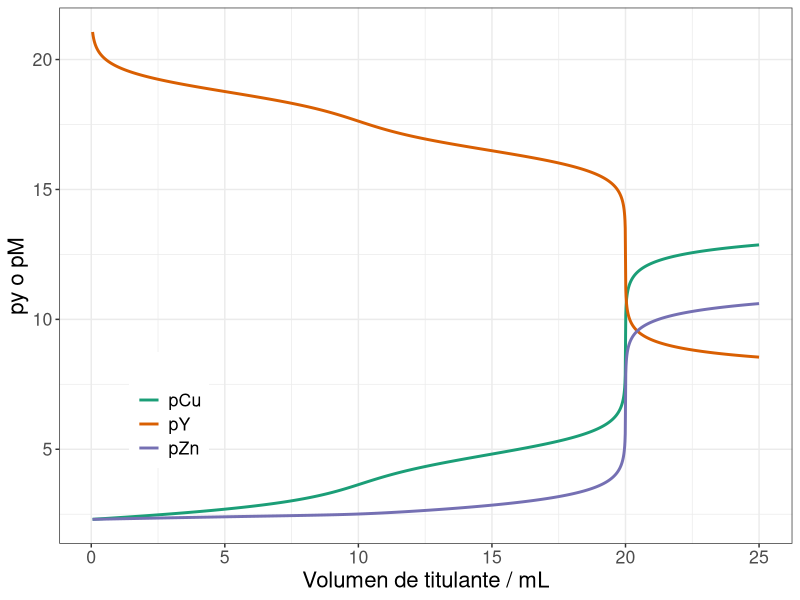
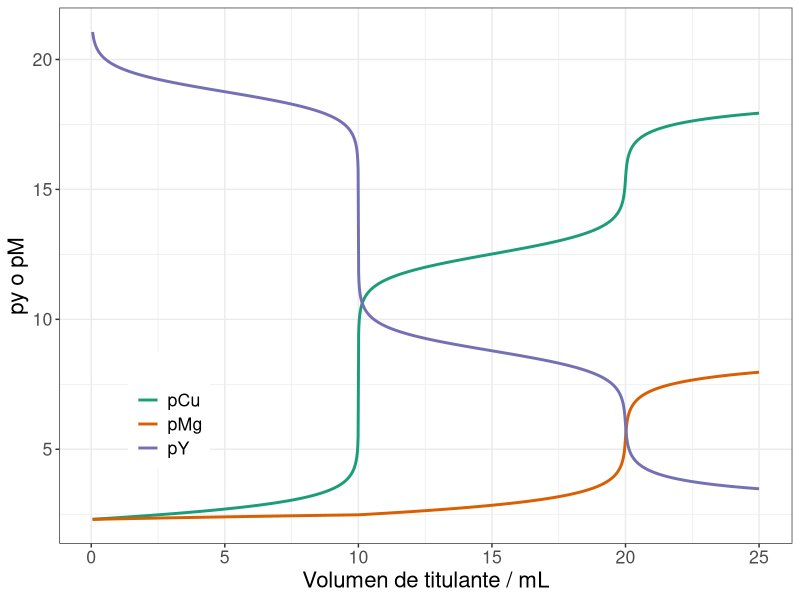
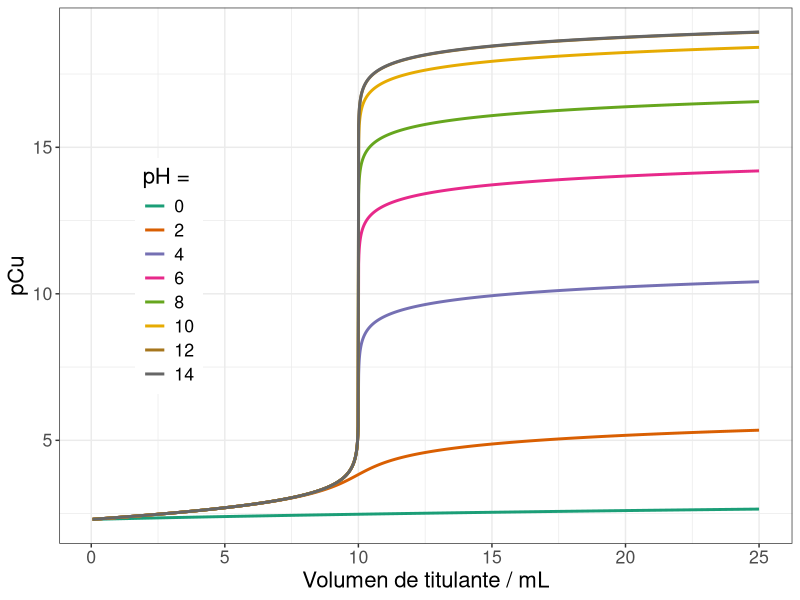
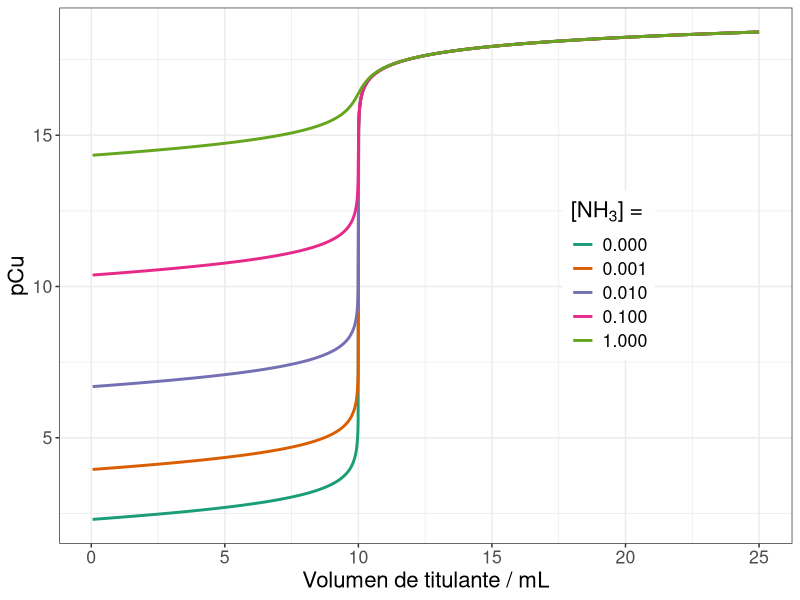
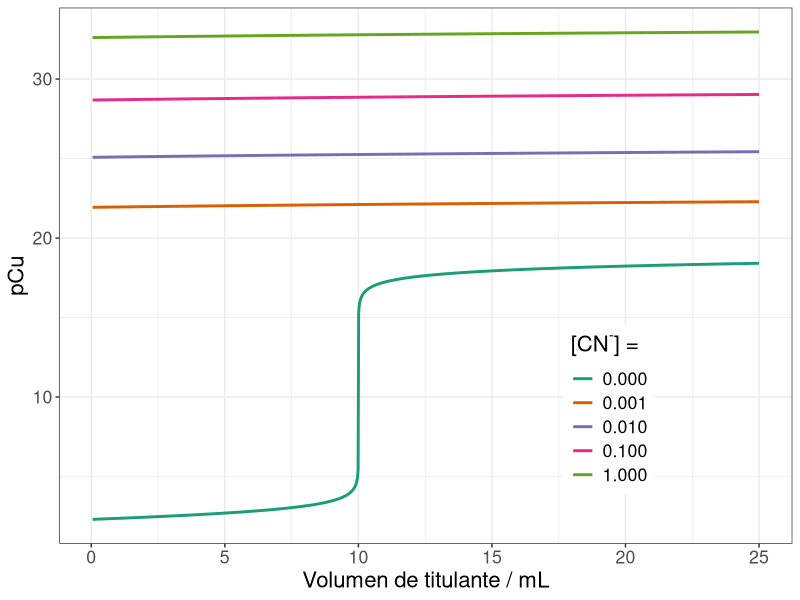

These charts were generated, in order, by the following R code:
## ---- chunk 1
beta.CuY <- 10^18.76
beta.ZnY <- 10^16.50
## ---- chunk 2
alp <- function(pH, pKa){
  n <- length(pKa)
  num <- 10^-(pH * (n:0) + cumsum(c(0,pKa)))
  num / sum(num)
}
pKa <- c(0.0, 1.50, 2.00, 2.69, 6.13, 10.37)
aY <- alp(5.5, pKa)[7]
## ---- chunk 3
curva <- function(pY, V){
  Y <- 10^-pY
  aCu <- 1 / (1 + beta.CuY * Y)
  aZn <- 1 / (1 + beta.ZnY * Y)
  Cu  <- aCu * 0.1 / (20 + V)
  Zn  <- aZn * 0.1 / (20 + V)
  CuY <- beta.CuY * Cu * Y
  ZnY <- beta.ZnY * Zn * Y
  EDTA <- 0.01 * V / (20 + V)
  EDTA - Y / aY - CuY - ZnY
}
## ---- chunk 4
V <- seq(0.05, 25.00, by = 0.01)
## ---- chunk 5
pY <- sapply(V, function(x)
  uniroot(curva, V = x, interval = c(0, 200), tol = 1e-14)$root)

## ---- chunk 6
Y <- 10^-pY
aCu <- 1 / (1 + beta.CuY * Y)
aZn <- 1 / (1 + beta.ZnY * Y)
pCu <- -log10(aCu * 0.1 / (20 + V))
pZn <- -log10(aZn * 0.1 / (20 + V))
## ---- chunk 7
if (!require("tidyverse")) install.packages("tidyverse")
df <- data.frame(V, pY, pCu, pZn) %>% 
  pivot_longer(names_to = "key",
               values_to = "y",
               -V)
fig <- ggplot(df,
              aes(x = V, 
                  y = y, 
                  colour = key)
              ) +
  geom_line(size = 1L) +
  scale_color_brewer("", 
                     palette = "Dark2", 
                     direction = 1) +
  labs(x = "Volumen de titulante / mL",
       y = "py o pM") +
  theme_bw() + 
  theme(text = element_text(size = 16),
        legend.position = c(0.15, 0.25))
print(fig)
## ---- chunk 8
beta.CuY <- 10^18.76
beta.MgY <- 10^8.79
## ---- chunk 9
alp <- function(pH, pKa){
  n <- length(pKa)
  num <- 10^-(pH * (n:0) + cumsum(c(0,pKa)))
  num / sum(num)
}
pKa <- c(0.0, 1.50, 2.00, 2.69, 6.13, 10.37)
aY <- alp(10.00, pKa)[7]
## ---- chunk 10
curva <- function(pY, V){
  Y <- 10^-pY
  aCu <- 1 / (1 + beta.CuY * Y)
  aMg <- 1 / (1 + beta.MgY * Y)
  Cu  <- aCu * 0.1 / (20 + V)
  Mg  <- aMg * 0.1 / (20 + V)
  CuY <- beta.CuY * Cu * Y
  MgY <- beta.MgY * Mg * Y
  EDTA <- 0.01 * V / (20 + V)
  EDTA - Y / aY - CuY - MgY
}
## ---- chunk 11
V <- seq(0.05, 25.00, by = 0.01)
## ---- chunk 12
pY <- sapply(V, function(x)
  uniroot(curva, V = x, interval = c(0, 200), tol = 1e-14)$root)

## ---- chunk 13
Y <- 10^-pY
aCu <- 1 / (1 + beta.CuY * Y)
aMg <- 1 / (1 + beta.MgY * Y)
pCu <- -log10(aCu * 0.1 / (20 + V))
pMg <- -log10(aMg * 0.1 / (20 + V))
## ---- chunk 14
if (!require("tidyverse")) install.packages("tidyverse")
df <- data.frame(V, pY, pCu, pMg) %>% 
  pivot_longer(names_to = "key",
               values_to = "y",
               -V)
fig <- ggplot(df,
              aes(x = V, 
                  y = y, 
                  colour = key)
              ) +
  geom_line(size = 1L) +
  scale_color_brewer("", 
                     palette = "Dark2", 
                     direction = 1) +
  labs(x = "Volumen de titulante / mL",
       y = "py o pM") +
  theme_bw() + 
  theme(text = element_text(size = 16),
        legend.position = c(0.15, 0.25))
print(fig)
## ---- chunk 15
beta.CuY <- 10^18.76
beta.MgY <- 10^8.79
## ---- chunk 16
alp <- function(pH, pKa){
  n <- length(pKa)
  num <- 10^-(pH * (n:0) + cumsum(c(0,pKa)))
  num / sum(num)
}
pKa <- c(0.0, 1.50, 2.00, 2.69, 6.13, 10.37)
## ---- chunk 17
curva <- function(pY, V, pH){
  Y <- 10^-pY
  aY <- alp(pH, pKa)[7]
  aCu <- 1 / (1 + beta.CuY * Y)
  Cu  <- aCu * 0.1 / (20 + V)
  CuY <- beta.CuY * Cu * Y
  EDTA <- 0.01 * V / (20 + V)
  EDTA - Y / aY - CuY
}
## ---- chunk 18
V <- seq(0.05, 25.00, by = 0.01)
pH <- seq(0, 14, by = 2)
## ---- chunk 19
pY <- sapply(pH, function(xx)
  sapply(V, function(x)
  uniroot(curva, V = x, pH = xx, interval = c(0, 200), tol = 1e-14)$root))
pY <- as.data.frame(pY)
names(pY) <- c("pH00", "pH02", "pH04", "pH06", "pH08", "pH10", "pH12", "pH14")
df <- data.frame(V, pY) %>% 
  pivot_longer(names_to = "key",
               values_to = "pY",
               -V)
## ---- chunk 20
df$Y <- 10^-df$pY
df$aCu <- 1 / (1 + beta.CuY * df$Y)
df$pCu <- -log10(df$aCu * 0.1 / (20 + df$V))
## ---- chunk 21
if (!require("tidyverse")) install.packages("tidyverse")
fig <- ggplot(df,
              aes(x = V, 
                  y = pCu, 
                  colour = key)
              ) +
  geom_line(size = 1L) +
  scale_color_brewer("pH = ",
                     labels = seq(0, 14, by = 2),
                     palette = "Dark2", 
                     direction = 1) +
  labs(x = "Volumen de titulante / mL",
       y = "pCu") +
  theme_bw() + 
  theme(text = element_text(size = 16),
        legend.position = c(0.15, 0.5))
print(fig)
## ---- chunk 22
beta.CuY <- 10^18.76
beta.CN1 <- 10^3.99
beta.CN2 <- 10^7.33
beta.CN3 <- 10^10.06
beta.CN4 <- 10^12.03
## ---- chunk 23
alp <- function(pH, pKa){
  n <- length(pKa)
  num <- 10^-(pH * (n:0) + cumsum(c(0,pKa)))
  num / sum(num)
}
pKa <- c(0.0, 1.50, 2.00, 2.69, 6.13, 10.37)
aY <- alp(10.00, pKa)[7]
## ---- chunk 24
curva <- function(pY, V, NH3){
  Y <- 10^-pY
  aCu <- 1 / (1 + beta.CuY * Y + beta.CN1 * NH3 + beta.CN2 * NH3^2 +
                beta.CN3 * NH3^3 + beta.CN4 * NH3^4)
  Cu  <- aCu * 0.1 / (20 + V)
  CuY <- beta.CuY * Cu * Y
  EDTA <- 0.01 * V / (20 + V)
  EDTA - Y / aY - CuY
}
## ---- chunk 25
V <- seq(0.05, 25.00, by = 0.01)
NH3 <- c(0, 0.001, 0.01, 0.1, 1)
## ---- chunk 26
pY <- sapply(NH3, function(xx)
  sapply(V, function(x)
  uniroot(curva, V = x, NH3 = xx, interval = c(0, 200), tol = 1e-14)$root))
pY <- as.data.frame(pY)
names(pY) <- c("NH30000", "NH30001", "NH30010", "NH30100", "NH31000")
pCu <- pY
for (i in 1:5) {
  Y <- 10^-pY[names(pY)[i]]
  aCu <- 1 / (1 + beta.CuY * Y + beta.CN1 * NH3[i] + beta.CN2 * NH3[i]^2 +
                beta.CN3 * NH3[i]^3 + beta.CN4 * NH3[i]^4)
  Cu  <- aCu * 0.1 / (20 + V)
  pCu[names(pCu)[i]] <-  -log10(Cu)
}
## ---- chunk 27
df <- data.frame(V, pCu) %>% 
  pivot_longer(values_to = "pCu",
               names_to = "key",
               -V)
## ---- chunk 28
if (!require("tidyverse")) install.packages("tidyverse")
fig <- ggplot(df,
              aes(x = V, 
                  y = pCu, 
                  colour = key)
              ) +
  geom_line(size = 1L) +
  scale_color_brewer(bquote(paste("[",NH[3],"] =")),
                     labels = c("0.000", "0.001", "0.010", "0.100", "1.000"),
                     palette = "Dark2", 
                     direction = 1) +
  labs(x = "Volumen de titulante / mL",
       y = "pCu") +
  theme_bw() + 
  theme(text = element_text(size = 16),
        legend.position = c(0.75, 0.5))
print(fig)
## ---- chunk 29
beta.CuY <- 10^18.76
beta.CN2 <- 10^24.00
beta.CN3 <- 10^28.60
beta.CN4 <- 10^30.30
## ---- chunk 30
alp <- function(pH, pKa){
  n <- length(pKa)
  num <- 10^-(pH * (n:0) + cumsum(c(0,pKa)))
  num / sum(num)
}
pKa <- c(0.0, 1.50, 2.00, 2.69, 6.13, 10.37)
aY <- alp(10.00, pKa)[7]
## ---- chunk 31
curva <- function(pY, V, CN){
  Y <- 10^-pY
  aCu <- 1 / (1 + beta.CuY * Y  + beta.CN2 * CN^2 +
                beta.CN3 * CN^3 + beta.CN4 * CN^4)
  Cu  <- aCu * 0.1 / (20 + V)
  CuY <- beta.CuY * Cu * Y
  EDTA <- 0.01 * V / (20 + V)
  EDTA - Y / aY - CuY
}
## ---- chunk 32
V <- seq(0.05, 25.00, by = 0.01)
CN <- c(0, 0.001, 0.01, 0.1, 1)
## ---- chunk 33
pY <- sapply(CN, function(xx)
  sapply(V, function(x)
  uniroot(curva, V = x, CN = xx, interval = c(0, 200), tol = 1e-14)$root))
pY <- as.data.frame(pY)
names(pY) <- c("CN0000", "CN0001", "CN0010", "CN0100", "CN1000")
pCu <- pY
for (i in 1:5) {
  Y <- 10^-pY[names(pY)[i]]
  aCu <- 1 / (1 + beta.CuY * Y + beta.CN2 * CN[i]^2 +
                beta.CN3 * CN[i]^3 + beta.CN4 * CN[i]^4)
  Cu  <- aCu * 0.1 / (20 + V)
  pCu[names(pCu)[i]] <-  -log10(Cu)
}
## ---- chunk 34
df <- data.frame(V, pCu) %>% 
  pivot_longer(values_to = "pCu",
               names_to = "key",
               -V)
## ---- chunk 35
if (!require("tidyverse")) install.packages("tidyverse")
fig <- ggplot(df,
              aes(x = V, 
                  y = pCu, 
                  colour = key)
              ) +
  geom_line(size = 1L) +
  scale_color_brewer(bquote(paste("[",CN^"-","] =")),
                     labels = c("0.000", "0.001", "0.010", "0.100", "1.000"),
                     palette = "Dark2", 
                     direction = 1) +
  labs(x = "Volumen de titulante / mL",
       y = "pCu") +
  theme_bw() + 
  theme(text = element_text(size = 16),
        legend.position = c(0.75, 0.25))
print(fig)
